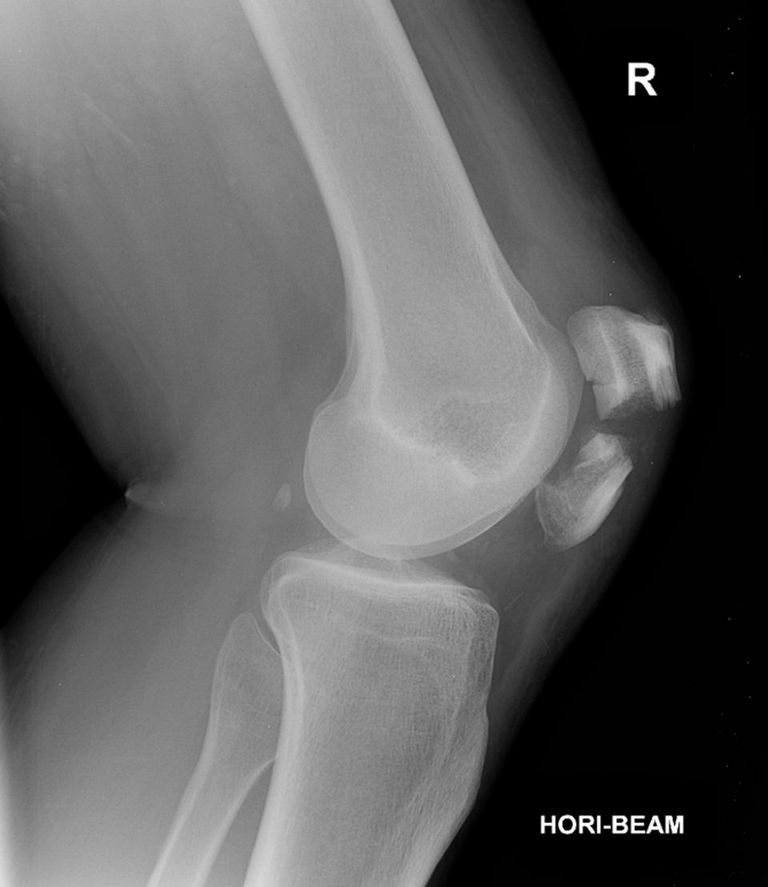
#> input picture data/raw/patella-fracture-6.jpg, 768 x 887 px
$ jupyter execute fracture-enhancement-analysis.ipynb
#> lines starting #> are read from the running program, lines starting #| are printed output that depends on the picture
# fracture analysis

[cell 1]
import cv2
import matplotlib.pyplot as plt
import numpy as np

[cell 2]
path_image = '../../data/raw/patella-fracture-6.jpg'
image = cv2.imread(path_image, cv2.IMREAD_GRAYSCALE)
#> image is the input picture: shape (887, 768); min 0, max 255, mean 91.5

THIS PROJECT CONSISTS OF A ANALYSIS OF PIPELINES OF PRE-PROCESSING IN FRACTURES

[cell 3]
# RECIPE 1
# ONLY SHARPENING
kernel_shapering = np.array([
    [0, -1, 0],
    [-1, 5, -1],
    [0, -1, 0]
])
sharpened_image = cv2.filter2D(image, -1, kernel_shapering)

plt.figure(figsize=(18, 12))

plt.subplot(1, 2, 1)
plt.imshow(image, cmap='gray')
plt.title('ORIGINAL')

plt.subplot(1, 2, 2)
plt.imshow(sharpened_image, cmap='gray')
plt.title('Sharpened image')

plt.show()
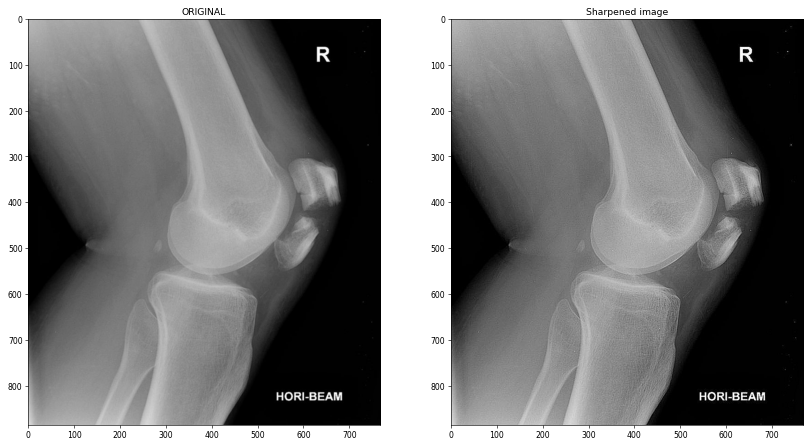
#> figure drawn by matplotlib, 2 panels

[cell 4]
# RECIPE 2
# INVERTED AND CLAHE
inverted_image = 255 - image
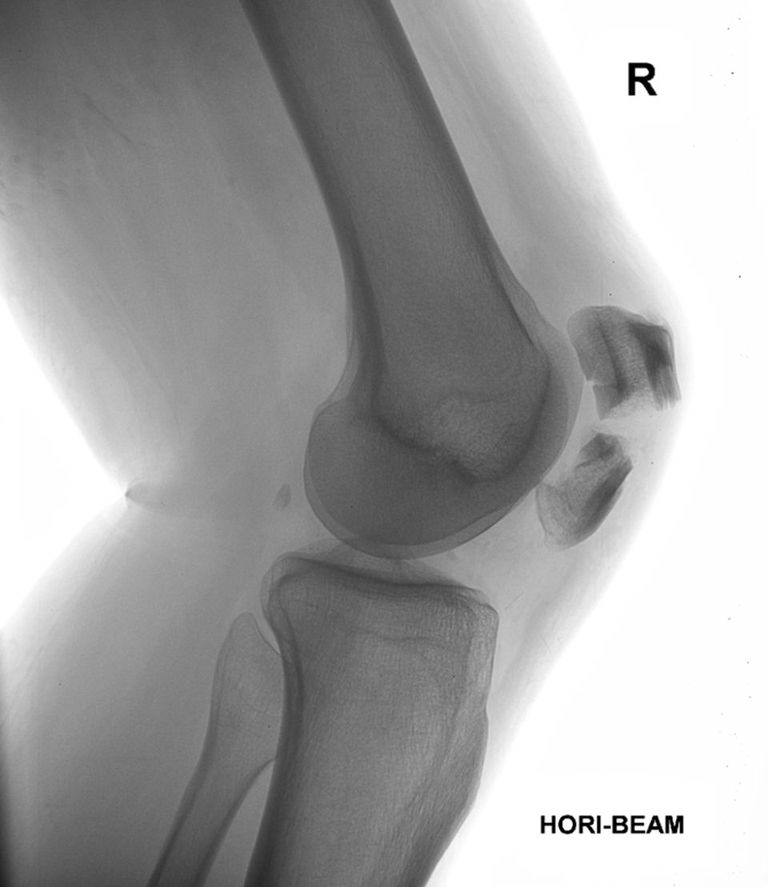
#> inverted_image: shape (887, 768); min 0, max 255, mean 163.5

clahe = cv2.createCLAHE(clipLimit=3.0, tileGridSize=(8, 8))
image_clahe = clahe.apply(inverted_image)
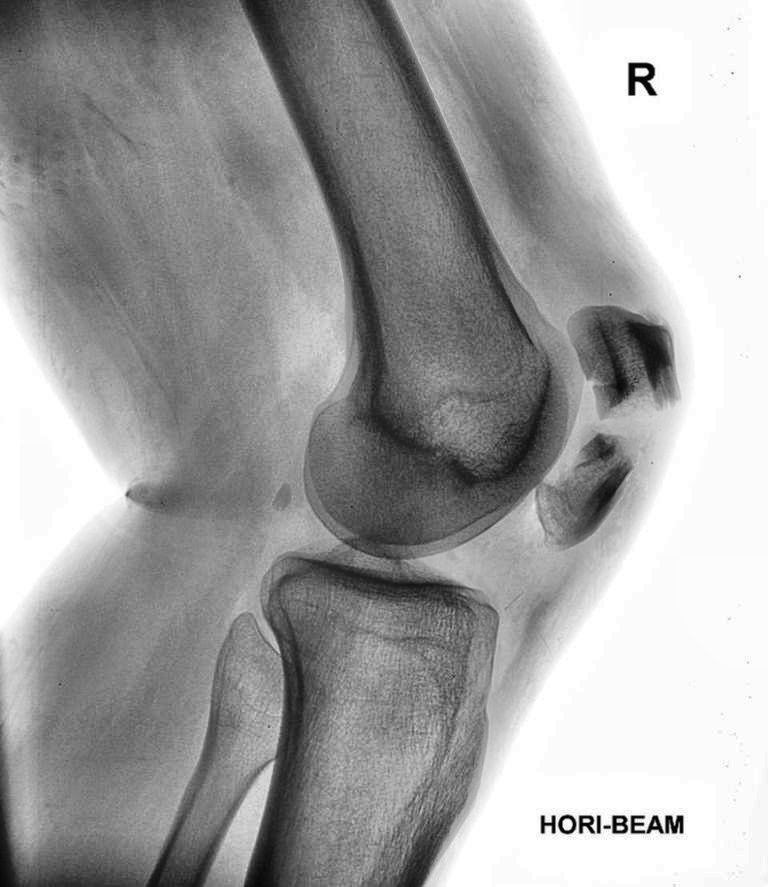
#> image_clahe: shape (887, 768); min 2, max 255, mean 160.5

plt.figure(figsize=(18, 12))

plt.subplot(1, 2, 1)
plt.imshow(sharpened_image, cmap='gray')
plt.title('Sharpened image')

plt.subplot(1, 2, 2)
plt.imshow(image_clahe, cmap='gray')
plt.title('Inverted clahe image')

plt.show()
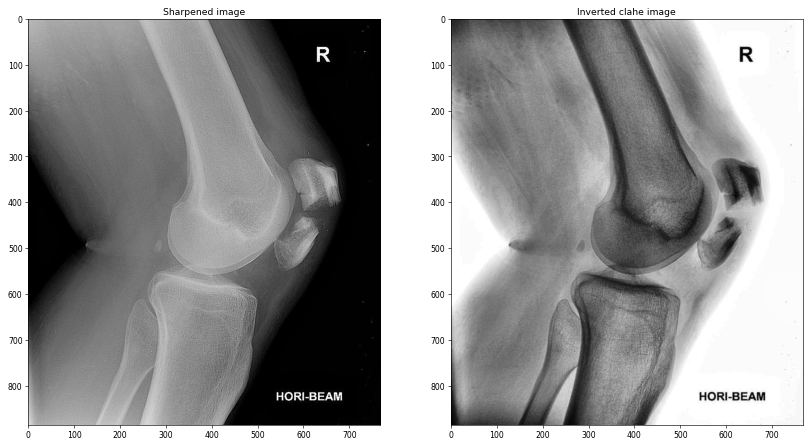
#> figure drawn by matplotlib, 2 panels

[cell 5]
# RECIPE 2.1
# CLAHE -> INVERTED
image_clahe_2 = clahe.apply(image)
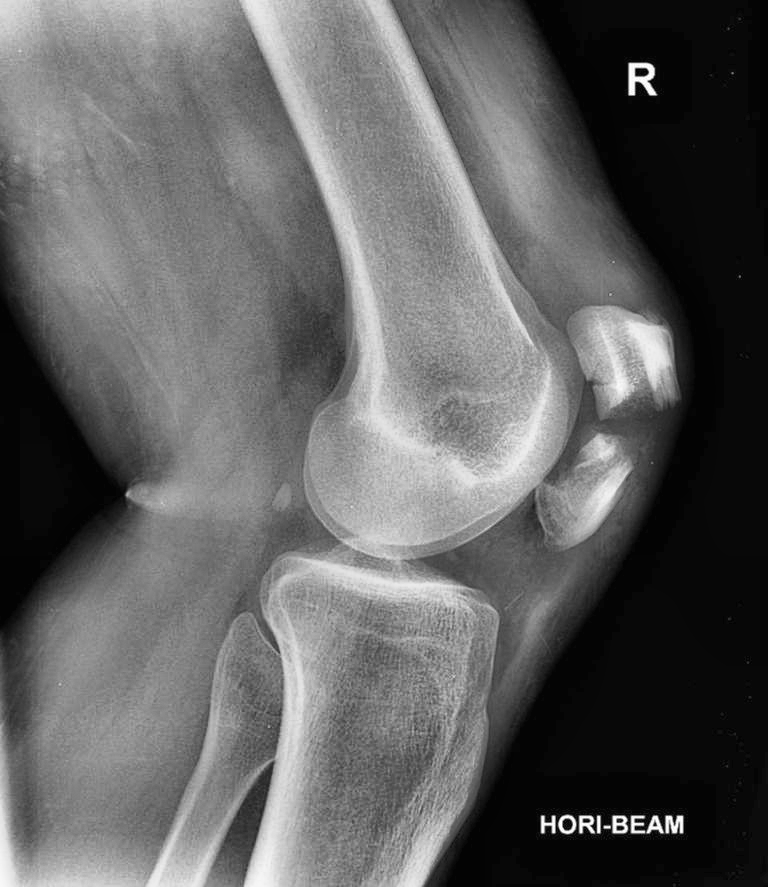
#> image_clahe_2: shape (887, 768); min 3, max 255, mean 98

image_claheinverted = 255 - image_clahe_2

plt.figure(figsize=(18, 12))

plt.subplot(1, 2, 1)
plt.imshow(image_clahe, cmap='gray')
plt.title('Inverted clahe image')

plt.subplot(1, 2, 2)
plt.imshow(image_claheinverted, cmap='gray')
plt.title('Clahe inverted image')

plt.show()

$ run again, with data/raw/lipohaemarthrosis-shoulder.jpg copied over data/raw/patella-fracture-6.jpg
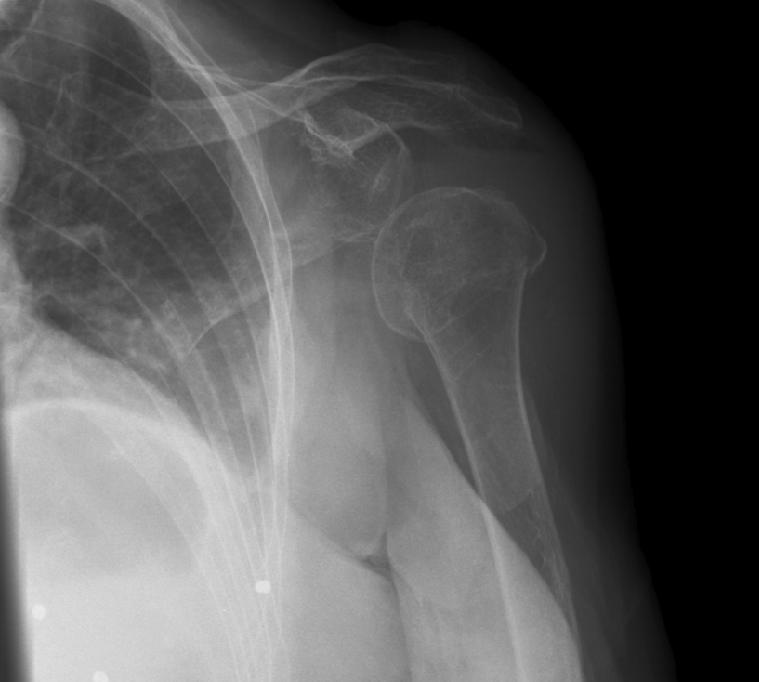
#> input picture data/raw/lipohaemarthrosis-shoulder.jpg, 759 x 682 px
#> image is the input picture: shape (682, 759); min 0, max 236, mean 89.5
#> `image_clahe = clahe.apply(inverted_image)`:
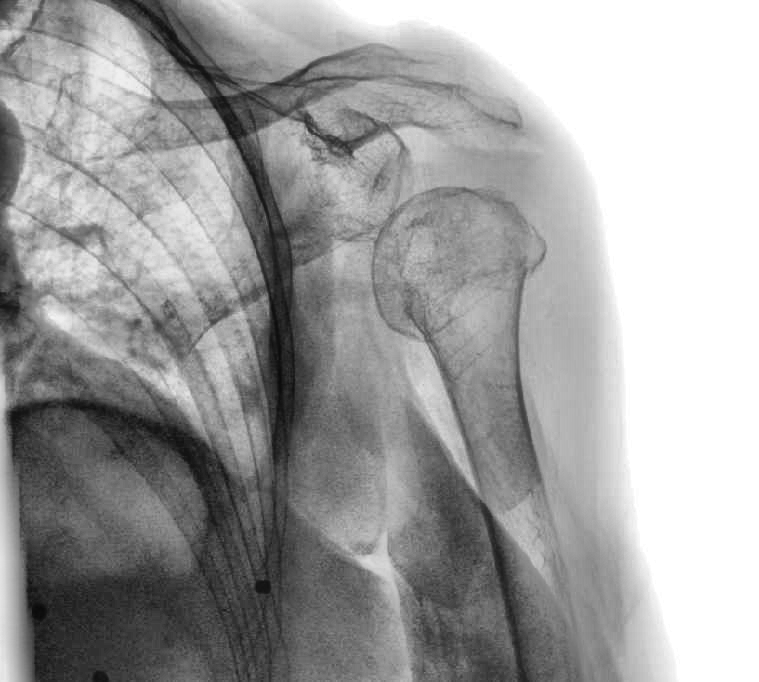
#> image_clahe: shape (682, 759); min 9, max 255, mean 159.7
#> `image_clahe_2 = clahe.apply(image)`:
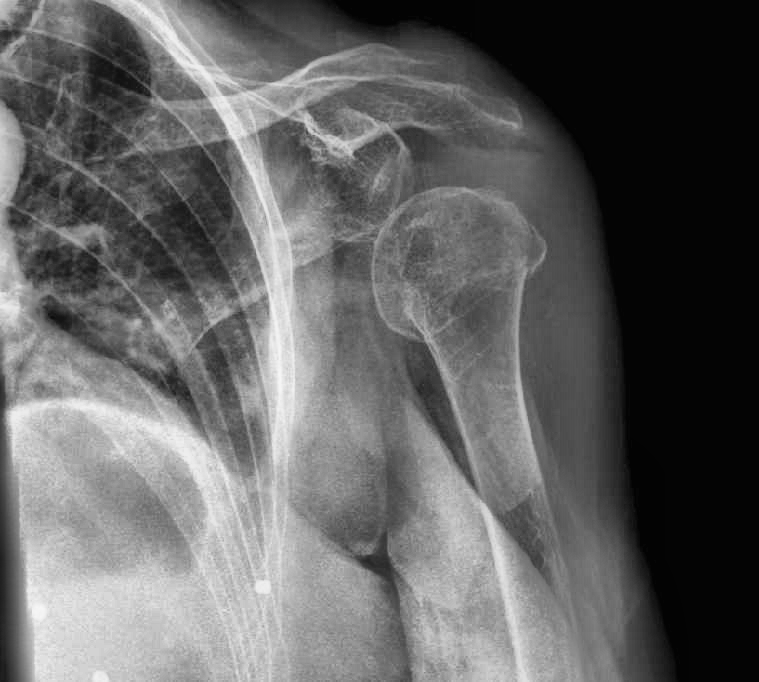
#> image_clahe_2: shape (682, 759); min 3, max 247, mean 99

$ run again, with data/raw/hand_xray.jpeg copied over data/raw/patella-fracture-6.jpg
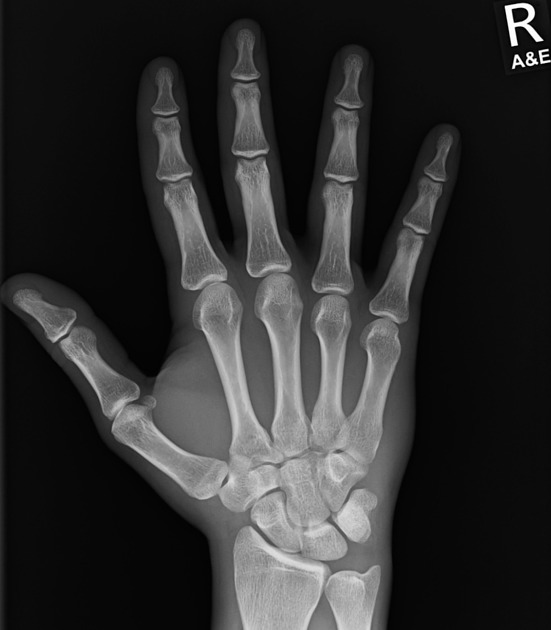
#> input picture data/raw/hand_xray.jpeg, 551 x 630 px
#> image is the input picture: shape (630, 551); min 0, max 255, mean 46.5
#> `image_clahe = clahe.apply(inverted_image)`:
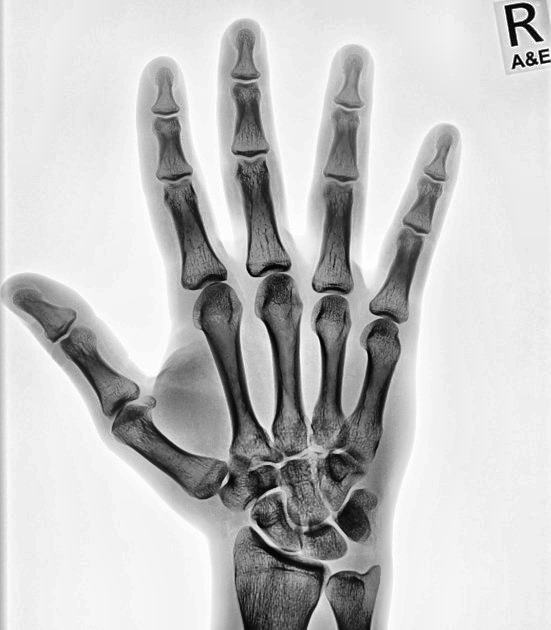
#> image_clahe: shape (630, 551); min 2, max 255, mean 196.3
#> `image_clahe_2 = clahe.apply(image)`:
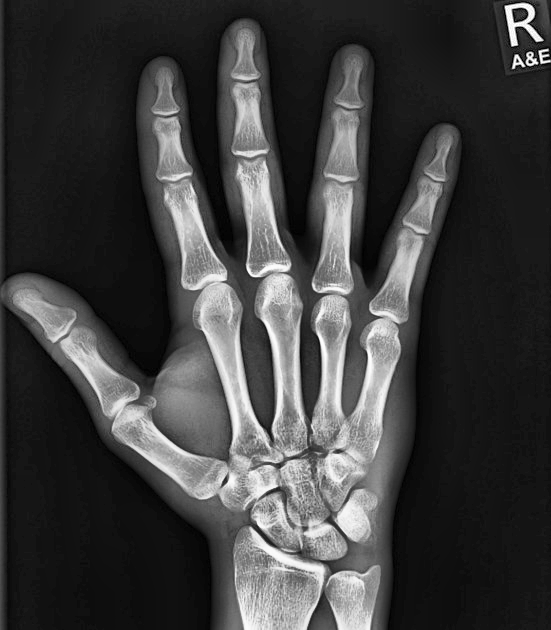
#> image_clahe_2: shape (630, 551); min 0, max 255, mean 62.4
